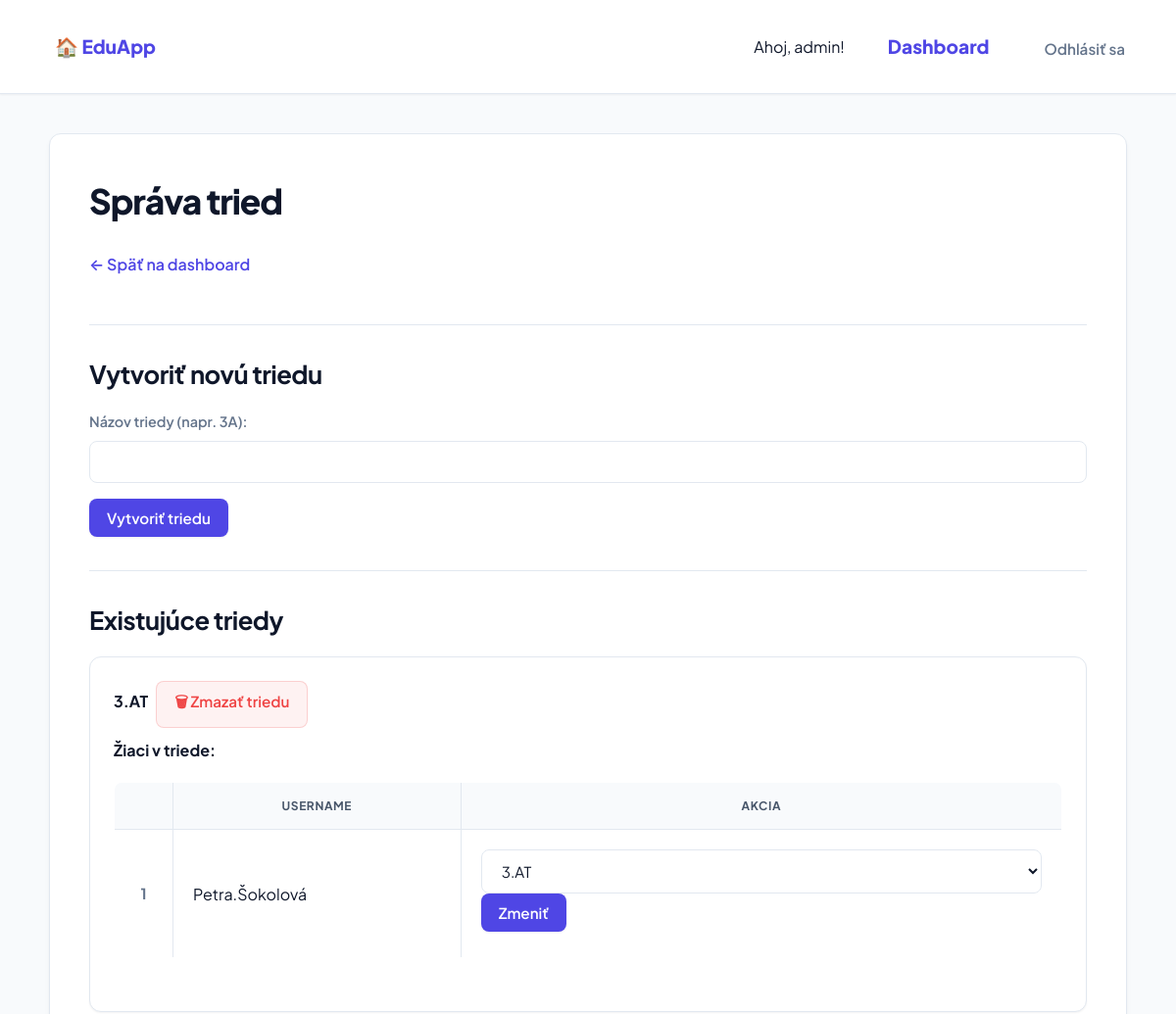
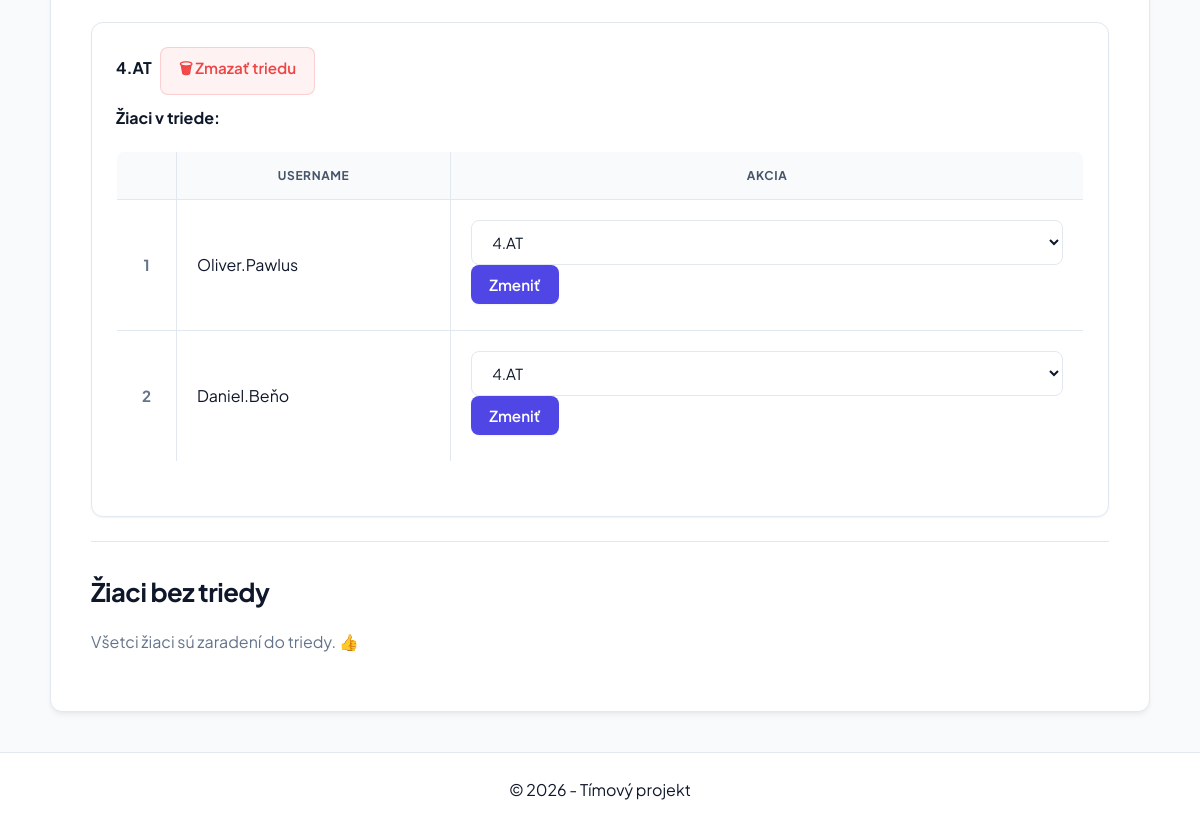
The page /admin-panel/triedy/ (signed in) on the database its author committed (2 pictures, top to bottom).
### quiz/models.py (models this page shows, shortened)
class Trieda(models.Model):
    nazov = models.CharField(max_length=10, unique=True)
    class Meta:
        verbose_name_plural = "Triedy"

class Profil(models.Model):
    user = models.OneToOneField(User, on_delete=models.CASCADE, related_name='profil')
    vek = models.PositiveIntegerField(null=True, blank=True)
    is_teacher = models.BooleanField(default=False)
    trieda = models.ForeignKey(Trieda, on_delete=models.SET_NULL, null=True, blank=True, related_name='studenti')

### quiz/views.py (the view)
# urls.py: path('admin-panel/triedy/', views.sprava_tried, name='sprava_tried'),
@login_required
def sprava_tried(request):
    if not request.user.is_staff:
        return redirect('dashboard')
    if request.method == 'POST' and 'vytvor_triedu' in request.POST:
        form = TriedaForm(request.POST)
        if form.is_valid():
            form.save()
            return redirect('sprava_tried')
    else:
        form = TriedaForm()
    triedy = Trieda.objects.all().prefetch_related('studenti__user')
    zaci_bez_triedy = Profil.objects.filter(is_teacher=False, trieda=None)
    return render(request, 'quiz/sprava_tried.html', {
        'triedy': triedy,
        'form': form,
        'zaci_bez_triedy': zaci_bez_triedy,
    })

### quiz/forms.py
class TriedaForm(forms.ModelForm):
    class Meta:
        model = Trieda
        fields = ['nazov']
        labels = {'nazov': 'Názov triedy (napr. 3A)'}

### quiz/templates/quiz/sprava_tried.html (shortened to what this page needs)
{% extends 'quiz/base.html' %}
{% block content %}
<h1>Správa tried</h1>
<a href="{% url 'dashboard' %}">← Späť na dashboard</a>
<hr>
<h2>Vytvoriť novú triedu</h2>
<form method="post">
    {{ form.as_p }}
    <button type="submit" name="vytvor_triedu">Vytvoriť triedu</button>
</form>
<hr>
<h2>Existujúce triedy</h2>
{% for trieda in triedy %}
<div style="border: 1px solid #ccc; padding: 10px; margin-bottom: 15px;">
    <strong>{{ trieda.nazov }}</strong>
    <form method="post" action="{% url 'zmaz_triedu' trieda.id %}" style="display:inline;">
        <button type="submit" onclick="return confirm('Naozaj zmazať triedu {{ trieda.nazov }}?')">🗑 Zmazať triedu</button>
    </form>
    <h4>Žiaci v triede:</h4>
    {% if trieda.studenti.all %}
    <table border="1" cellpadding="5">
        <thead>
            <tr><th>Meno</th><th>Username</th><th>Akcia</th></tr>
        </thead>
        <tbody>
            {% for profil in trieda.studenti.all %}
            <tr>
                <td>{{ profil.user.get_full_name|default:profil.user.username }}</td>
                <td>{{ profil.user.username }}</td>
                <td>
                    <form method="post" action="{% url 'zarad_ziaka' profil.id %}" style="display:inline;">
                        <select name="trieda">
                            {% for t in triedy %}
                            <option value="{{ t.id }}" {% if t == trieda %}selected{% endif %}>{{ t.nazov }}</option>
                            {% endfor %}
                        </select>
                        <button type="submit">Zmeniť</button>
                    </form>
                </td>
            </tr>
            {% endfor %}
        </tbody>
    </table>
    {% else %}
    <p><em>Žiadni žiaci.</em></p>
    {% endif %}
</div>
{% empty %}
<p>Zatiaľ nie sú vytvorené žiadne triedy.</p>
{% endfor %}
<hr>
<h2>Žiaci bez triedy</h2>
{% if zaci_bez_triedy %}
<table border="1" cellpadding="5">
    <thead>
        <tr><th>Meno</th><th>Username</th><th>Zaradiť do triedy</th></tr>
    </thead>
    <tbody>
        {% for profil in zaci_bez_triedy %}
        <tr>
            <td>{{ profil.user.get_full_name|default:profil.user.username }}</td>
            <td>{{ profil.user.username }}</td>
            <td>
                <form method="post" action="{% url 'zarad_ziaka' profil.id %}">
                    {% csrf_token %}
                    <select name="trieda">
                        <option value="">--- vyber triedu ---</option>
                        {% for t in triedy %}
                        <option value="{{ t.id }}">{{ t.nazov }}</option>
                        {% endfor %}
                    </select>
                    <button type="submit">Zaradiť</button>
                </form>
            </td>
        </tr>
        {% endfor %}
    </tbody>
</table>
{% else %}
<p>Všetci žiaci sú zaradení do triedy. 👍</p>
{% endif %}
{% endblock %}

### quiz/templates/quiz/base.html (shortened to what this page needs)
{% load static %}
<!DOCTYPE html>
<html lang="sk">
<head>
    <link rel="stylesheet" href="{% static 'quiz/style.css' %}">
</head>
<body>
    <nav class="main-nav">
        <div class="nav-logo">
            <a href="{% url 'index' %}">🏠 EduApp</a>
        </div>
        <div class="nav-links">
            {% if user.is_authenticated %}
                <span class="user-welcome">Ahoj, {{ user.username }}!</span>
                <a href="{% url 'dashboard' %}" class="link-dashboard">Dashboard</a>
                <form action="{% url 'logout' %}" method="post" class="logout-form">
                    <button type="submit" class="btn-logout">Odhlásiť sa</button>
                </form>
            {% else %}
                {% if request.resolver_match.url_name != 'login' %}
                    <a href="{% url 'login' %}" class="btn-login">Prihlásiť sa</a>
                {% endif %}
            {% endif %}
        </div>
    </nav>
    <main class="container">
        {% block content %}{% endblock %}
    </main>
    <footer class="main-footer">
        &copy; 2026 - Tímový projekt
    </footer>
</body>
</html>

### rows shown on the page
Trieda: nazov "3.AT"
Profil: user.username "Petra.Šokolová"
Trieda: nazov "4.AT"
Profil: user.username "Oliver.Pawlus"
Profil: user.username "Daniel.Beňo"

### other values the page prints
{{ user.username }} "admin"
form field trieda "3.AT"
form field trieda "4.AT"
